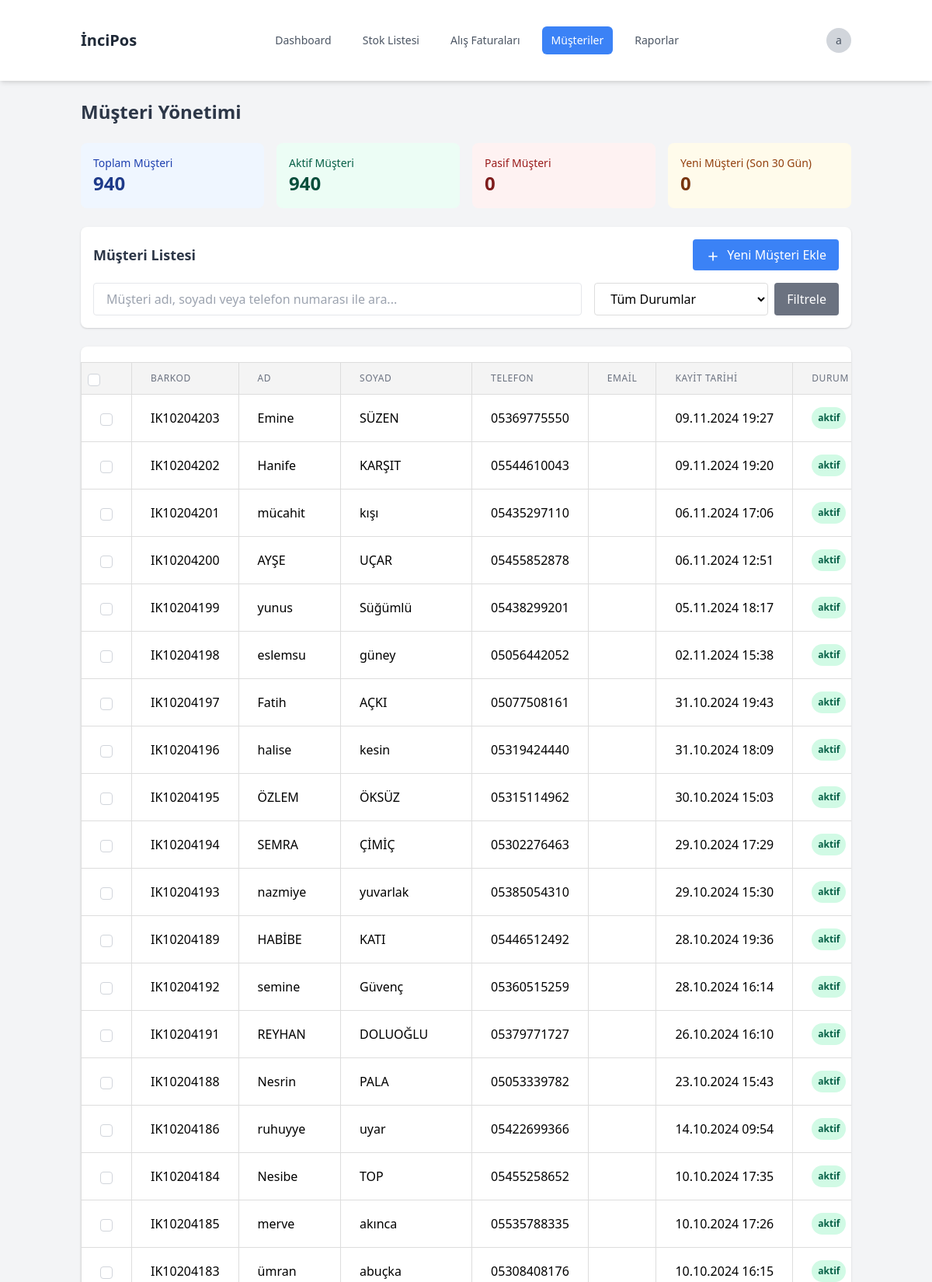
The page /admin/customers.php?page=3 (signed in, upper part) on the database its author committed.
### tables this page shows
CREATE TABLE `musteriler` (
  `id` int(11) NOT NULL,
  `ad` varchar(50) NOT NULL,
  `soyad` varchar(50) NOT NULL,
  `telefon` varchar(15) NOT NULL,
  `email` varchar(100) DEFAULT NULL,
  `kayit_tarihi` datetime DEFAULT current_timestamp(),
  `barkod` varchar(255) DEFAULT NULL,
  `sms_aktif` tinyint(1) DEFAULT 1,
  `durum` enum('aktif','pasif') DEFAULT 'aktif'
);

### admin/customers.php (the view, shortened to what this page needs)
<?php
include 'header.php';
require_once 'db_connection.php';
$active_query = "SELECT COUNT(*) as total FROM musteriler WHERE durum = 'aktif'";
$active_customers = $conn->query($active_query)->fetch(PDO::FETCH_ASSOC)['total'];
$inactive_query = "SELECT COUNT(*) as total FROM musteriler WHERE durum = 'pasif'";
$inactive_customers = $conn->query($inactive_query)->fetch(PDO::FETCH_ASSOC)['total'];
$new_customers_query = "SELECT COUNT(*) as total FROM musteriler WHERE kayit_tarihi >= DATE_SUB(NOW(), INTERVAL 30 DAY)";
$new_customers = $conn->query($new_customers_query)->fetch(PDO::FETCH_ASSOC)['total'];
$selected_columns = $_SESSION['customer_selected_columns'];
$items_per_page = $_SESSION['customer_items_per_page'] ?? 50;
if (!in_array('id', $selected_columns)) {
    $selected_columns[] = 'id';
}
$search_column = isset($_GET['search_column']) ? $_GET['search_column'] : '';
$search_term = isset($_GET['search_term']) ? $_GET['search_term'] : '';
$total_customers_query = "SELECT COUNT(*) AS total_customers FROM musteriler";
$stmt = $conn->prepare($total_customers_query);
$stmt->execute();
$total_customers = $stmt->fetch(PDO::FETCH_ASSOC)['total_customers'];
$current_page = isset($_GET['page']) ? (int)$_GET['page'] : 1;
$offset = ($current_page - 1) * $items_per_page;
function createCustomerTable($conn, $selected_columns, $items_per_page, $offset, $search_column, $search_term) {
    $visible_columns = array_filter($selected_columns, function($col) {
        return $col !== 'id';
    });
    $where_conditions = [];
    $params = [];
    $where_clause = !empty($where_conditions) ? " WHERE " . implode(' AND ', $where_conditions) : '';
    $columns_str = implode(', ', array_map(function($col) {
        return "m.$col";
    }, $selected_columns));
    $columns_str .= ", mp.puan_bakiye, mp.puan_oran, mp.musteri_turu";
    $query = "
        SELECT $columns_str
        FROM musteriler m
        LEFT JOIN musteri_puanlar mp ON m.id = mp.musteri_id
        $where_clause
        ORDER BY m.id DESC
        LIMIT :limit OFFSET :offset
    ";
    $stmt = $conn->prepare($query);
    $stmt->bindValue(':limit', (int)$items_per_page, PDO::PARAM_INT);
    $stmt->bindValue(':offset', (int)$offset, PDO::PARAM_INT);
    $stmt->execute();
    $table = "<table class='min-w-full divide-y divide-gray-200'>";
    $table .= "<thead class='bg-gray-50'><tr>";
    $table .= '<th class="w-4">
        <input type="checkbox"
               id="selectAll"
               class="form-checkbox h-4 w-4 text-blue-600 rounded border-gray-300"
               onclick="toggleAllCustomers(this)">
    </th>';
    foreach ($visible_columns as $column) {
        $table .= "<th class='px-6 py-3 text-left text-xs font-medium text-gray-500 uppercase tracking-wider'>"
                 . ucfirst(str_replace('_', ' ', $column))
                 . "</th>";
    }
    $table .= "<th class='px-6 py-3 text-left text-xs font-medium text-gray-500 uppercase tracking-wider'>Puan Bakiye</th>";
    $table .= "<th class='px-6 py-3 text-left text-xs font-medium text-gray-500 uppercase tracking-wider'>Eylemler</th>";
    $table .= "</tr></thead>";
    $table .= "<tbody class='bg-white divide-y divide-gray-200'>";
    while ($row = $stmt->fetch(PDO::FETCH_ASSOC)) {
        $table .= "<tr class='customer-row hover:bg-gray-50' data-customer='" . htmlspecialchars(json_encode($row)) . "'>";
        $table .= '<td class="w-4 px-6 py-4">
            <input type="checkbox"
                   name="selected_customers[]"
                   value="'.$row['id'].'"
                   class="form-checkbox h-4 w-4 text-blue-600 rounded border-gray-300">
        </td>';
        foreach ($visible_columns as $column) {
            $value = $row[$column] ?? '';
            if ($column === 'durum') {
                $statusClass = $value === 'aktif' ? 'bg-green-100 text-green-800' : 'bg-red-100 text-red-800';
                $value = '<span class="px-2 py-1 inline-flex text-xs leading-5 font-semibold rounded-full '.$statusClass.'">'.$value.'</span>';
            } elseif ($column === 'kayit_tarihi' && !empty($value)) {
                $value = date('d.m.Y H:i', strtotime($value));
            }
            $table .= "<td class='px-6 py-4 whitespace-nowrap'>" . $value . "</td>";
        }
        $table .= "<td class='px-6 py-4 whitespace-nowrap'>" .
                 '<span class="text-green-600 font-semibold">' .
                 number_format($row['puan_bakiye'] ?? 0, 2, ',', '.') .
                 ' Puan</span>' .
                 "</td>";
        $table .= "<td class='px-6 py-4 whitespace-nowrap'>
            <div class='flex items-center space-x-2'>
                <button onclick='editCustomer({$row['id']})'
                        class='text-blue-600 hover:text-blue-800 tooltip'
                        data-tooltip='Düzenle'>
                    <svg class='w-5 h-5' fill='none' stroke='currentColor' viewBox='0 0 24 24'>
                        <path stroke-linecap='round' stroke-linejoin='round' stroke-width='2'
                              d='M15.232 5.232l3.536 3.536m-2.036-5.036a2.5 2.5 0 113.536 3.536L6.5 21.036H3v-3.572L16.732 3.732z'/>
                    </svg>
                </button>
                <button onclick='viewCustomerPoints({$row['id']})'
                        class='text-green-600 hover:text-green-800 tooltip'
                        data-tooltip='Puan İşlemleri'>
                    <svg class='w-5 h-5' fill='none' stroke='currentColor' viewBox='0 0 24 24'>
                        <path stroke-linecap='round' stroke-linejoin='round' stroke-width='2'
                              d='M12 8c-1.657 0-3 .895-3 2s1.343 2 3 2 3 .895 3 2-1.343 2-3 2m0-8c1.11 0 2.08.402 2.599 1M12 8V7m0 1v8m0 0v1m0-1c-1.11 0-2.08-.402-2.599-1M21 12a9 9 0 11-18 0 9 9 0 0118 0z'/>
                    </svg>
                </button>
                <button onclick='showCustomerHistory({$row['id']})'
                        class='text-purple-600 hover:text-purple-800 tooltip'
                        data-tooltip='İşlem Geçmişi'>
                    <svg class='w-5 h-5' fill='none' stroke='currentColor' viewBox='0 0 24 24'>
                        <path stroke-linecap='round' stroke-linejoin='round' stroke-width='2'
                              d='M12 8v4l3 3m6-3a9 9 0 11-18 0 9 9 0 0118 0z'/>
                    </svg>
                </button>
                <button onclick='deleteCustomer({$row['id']})'
                        class='text-red-600 hover:text-red-800 tooltip'
                        data-tooltip='Sil'>
                    <svg class='w-5 h-5' fill='none' stroke='currentColor' viewBox='0 0 24 24'>
                        <path stroke-linecap='round' stroke-linejoin='round' stroke-width='2'
                              d='M19 7l-.867 12.142A2 2 0 0116.138 21H7.862a2 2 0 01-1.995-1.858L5 7m5 4v6m4-6v6m1-10V4a1 1 0 00-1-1h-4a1 1 0 00-1 1v3M4 7h16'/>
                    </svg>
                </button>
            </div>
        </td>";
        $table .= "</tr>";
    }
    $table .= "</tbody></table>";
    return $table;
}
$table_html = createCustomerTable($conn, $selected_columns, $items_per_page, $offset, $search_column, $search_term);
?>
<!DOCTYPE html>
<html lang="tr">
<head>
    <link rel="stylesheet" href="/assets/css/style.css">
    <link href="https://cdn.jsdelivr.net/npm/tailwindcss@2.2.19/dist/tailwind.min.css" rel="stylesheet">
    <link rel="stylesheet" href="https://cdn.jsdelivr.net/npm/sweetalert2@11/dist/sweetalert2.min.css">
</head>
<body>
    <div class="container mx-auto px-4 py-8">
        <h1 class="text-2xl font-bold mb-6">Müşteri Yönetimi</h1>
        <div class="grid grid-cols-1 md:grid-cols-4 gap-4 mb-6">
            <div class="bg-blue-50 p-4 rounded-lg">
                <h3 class="text-sm font-medium text-blue-800">Toplam Müşteri</h3>
                <p class="text-2xl font-bold text-blue-900"><?php echo number_format($total_customers, 0, ',', '.'); ?></p>
            </div>
            <div class="bg-green-50 p-4 rounded-lg">
                <h3 class="text-sm font-medium text-green-800">Aktif Müşteri</h3>
                <p class="text-2xl font-bold text-green-900"><?php echo number_format($active_customers, 0, ',', '.'); ?></p>
            </div>
            <div class="bg-red-50 p-4 rounded-lg">
                <h3 class="text-sm font-medium text-red-800">Pasif Müşteri</h3>
                <p class="text-2xl font-bold text-red-900"><?php echo number_format($inactive_customers, 0, ',', '.'); ?></p>
            </div>
            <div class="bg-yellow-50 p-4 rounded-lg">
                <h3 class="text-sm font-medium text-yellow-800">Yeni Müşteri (Son 30 Gün)</h3>
                <p class="text-2xl font-bold text-yellow-900"><?php echo number_format($new_customers, 0, ',', '.'); ?></p>
            </div>
        </div>
        <div class="bg-white p-4 rounded-lg shadow mb-6">
            <div class="flex justify-between items-center mb-4">
                <h2 class="text-lg font-semibold">Müşteri Listesi</h2>
                <button id="addCustomerBtn" class="bg-blue-500 hover:bg-blue-600 text-white px-4 py-2 rounded">
                    <svg class="w-5 h-5 inline-block mr-1" fill="none" stroke="currentColor" viewBox="0 0 24 24">
                        <path stroke-linecap="round" stroke-linejoin="round" stroke-width="2" d="M12 6v6m0 0v6m0-6h6m-6 0H6"></path>
                    </svg>
                    Yeni Müşteri Ekle
                </button>
            </div>
            <div class="flex flex-col md:flex-row gap-4">
                <div class="md:w-2/3">
                    <input type="text" id="customerSearch" placeholder="Müşteri adı, soyadı veya telefon numarası ile ara..."
                           class="w-full px-4 py-2 border rounded focus:outline-none focus:ring-2 focus:ring-blue-500">
                </div>
                <div class="md:w-1/3 flex gap-2">
                    <select id="customerStatus" class="w-full px-4 py-2 border rounded focus:outline-none focus:ring-2 focus:ring-blue-500">
                        <option value="">Tüm Durumlar</option>
                    </select>
                    <button id="filterBtn" class="bg-gray-500 hover:bg-gray-600 text-white px-4 py-2 rounded">Filtrele</button>
                </div>
            </div>
        </div>
        <div id="customerTableContainer" class="bg-white rounded-lg shadow overflow-hidden mb-6">
            <?php echo $table_html; ?>
        </div>
    </div>
    <?php
    include 'footer.php';
    ?>
</body>
</html>

### admin/header.php (shortened to what this page needs)
<?php
require_once 'db_connection.php';
$stmt = $conn->prepare("SELECT * FROM admin_user WHERE id = ?");
$stmt->execute([$_SESSION['user_id']]);
$user = $stmt->fetch(PDO::FETCH_ASSOC);
$current_page = basename($_SERVER['PHP_SELF']);
?>
<!DOCTYPE html>
<html lang="tr">
<head>
    <link rel="stylesheet" href="assets/css/style.css">
    <link href="https://cdn.jsdelivr.net/npm/tailwindcss@2.2.19/dist/tailwind.min.css" rel="stylesheet">
    <link rel="stylesheet" href="https://cdn.jsdelivr.net/npm/sweetalert2@11/dist/sweetalert2.min.css">
</head>
<body class="bg-gray-100 min-h-screen flex flex-col">
    <div class="flex-grow flex flex-col">
    <header id="header" class="bg-white shadow-md fixed top-0 left-0 right-0 z-50">
        <div class="container mx-auto px-4">
            <div class="flex justify-between items-center h-16">
                <div class="flex items-center">
                    <a href="admin_dashboard.php" class="flex items-center">
                        <span class="text-xl font-bold text-gray-800">İnciPos</span>
                    </a>
                </div>
                <nav class="hidden md:flex space-x-4">
                    <a href="admin_dashboard.php" class="<?php echo $current_page == 'admin_dashboard.php' ? 'bg-blue-500 text-white' : 'text-gray-600 hover:text-gray-900'; ?> px-3 py-2 rounded-md text-sm font-medium">
                        Dashboard
                    </a>
                    <a href="stock_list.php" class="<?php echo $current_page == 'stock_list.php' ? 'bg-blue-500 text-white' : 'text-gray-600 hover:text-gray-900'; ?> px-3 py-2 rounded-md text-sm font-medium">
                        Stok Listesi
                    </a>
                    <a href="purchase_invoices.php" class="<?php echo $current_page == 'purchase_invoices.php' ? 'bg-blue-500 text-white' : 'text-gray-600 hover:text-gray-900'; ?> px-3 py-2 rounded-md text-sm font-medium">
                        Alış Faturaları
                    </a>
                    <a href="customers.php" class="<?php echo $current_page == 'customers.php' ? 'bg-blue-500 text-white' : 'text-gray-600 hover:text-gray-900'; ?> px-3 py-2 rounded-md text-sm font-medium">
                        Müşteriler
                    </a><a href="reports.php" class="<?php echo $current_page == 'reports.php' ? 'bg-blue-500 text-white' : 'text-gray-600 hover:text-gray-900'; ?> px-3 py-2 rounded-md text-sm font-medium">
                        Raporlar
                    </a>
                </nav>
                <div class="flex items-center">
                    <div class="relative ml-3">
                        <div>
                            <button type="button" class="flex text-sm rounded-full focus:outline-none" id="user-menu-button">
                                <div class="h-8 w-8 rounded-full bg-gray-300 flex items-center justify-center">
                                    <span class="text-sm font-medium text-gray-600">
                                        <?php echo substr($user['kullanici_adi'], 0, 1); ?>
                                    </span>
                                </div>
                            </button>
                        </div>
                    </div>
                </div>
            </div>
        </div>
    </header>
    <div style="" class="pt-24">

### admin/assets/css/style.css (style rules this page uses)
#header { z-index:9999; }
.container { padding: 20px; max-width: 1200px; margin: 0 auto; }
table { width: 100%; border-collapse: collapse; margin-top: 20px; }
th, td { padding: 8px; text-align: left; border: 1px solid #ddd; }
th { background-color: #f4f4f4; }
select { padding: 8px; border: 1px solid #ddd; border-radius: 4px; background-color: white; margin-left: 10px; cursor: pointer; }
h1, h2, h3 { color: #2d3748; margin-bottom: 1rem; }
h3 { font-size: 1rem; font-weight: 500; margin-top: 15px; }
.form-checkbox { appearance: none; padding: 0; -webkit-print-color-adjust: exact; color-adjust: exact; display: inline-block; vertical-align: middle; background-origin: border-box; user-select: none; flex-shrink: 0; height: 1rem; width: 1rem; color: #3b82f6; background-color: #fff; border: 1px solid #d1d5db; border-radius: 0.25rem; }
.text-left { text-align: left; }
.text-sm { font-size: 0.875rem; }
.font-medium { font-weight: 500; }
input[type="checkbox"] { pointer-events: auto; position: relative; z-index: 1; }
.gap-4 { gap: 1rem; }

### rows shown on the page
musteriler: barkod "IK10204203", ad "Emine", soyad "SÜZEN", telefon "05369775550", kayit_tarihi "09.11.2024 19:27", durum "aktif"
musteriler: barkod "IK10204202", ad "Hanife", soyad "KARŞIT", telefon "05544610043", kayit_tarihi "09.11.2024 19:20", durum "aktif"
musteriler: barkod "IK10204201", ad "mücahit", soyad "kışı", telefon "05435297110", kayit_tarihi "06.11.2024 17:06", durum "aktif"
musteriler: barkod "IK10204200", ad "AYŞE", soyad "UÇAR", telefon "05455852878", kayit_tarihi "06.11.2024 12:51", durum "aktif"
musteriler: barkod "IK10204199", ad "yunus", soyad "Süğümlü", telefon "05438299201", kayit_tarihi "05.11.2024 18:17", durum "aktif"
musteriler: barkod "IK10204198", ad "eslemsu", soyad "güney", telefon "05056442052", kayit_tarihi "02.11.2024 15:38", durum "aktif"
musteriler: barkod "IK10204197", ad "Fatih", soyad "AÇKI", telefon "05077508161", kayit_tarihi "31.10.2024 19:43", durum "aktif"
musteriler: barkod "IK10204196", ad "halise", soyad "kesin", telefon "05319424440", kayit_tarihi "31.10.2024 18:09", durum "aktif"
musteriler: barkod "IK10204195", ad "ÖZLEM", soyad "ÖKSÜZ", telefon "05315114962", kayit_tarihi "30.10.2024 15:03", durum "aktif"
musteriler: barkod "IK10204194", ad "SEMRA", soyad "ÇİMİÇ", telefon "05302276463", kayit_tarihi "29.10.2024 17:29", durum "aktif"
musteriler: barkod "IK10204193", ad "nazmiye", soyad "yuvarlak", telefon "05385054310", kayit_tarihi "29.10.2024 15:30", durum "aktif"
musteriler: barkod "IK10204189", ad "HABİBE", soyad "KATI", telefon "05446512492", kayit_tarihi "28.10.2024 19:36", durum "aktif"
musteriler: barkod "IK10204192", ad "semine", soyad "Güvenç", telefon "05360515259", kayit_tarihi "28.10.2024 16:14", durum "aktif"
musteriler: barkod "IK10204191", ad "REYHAN", soyad "DOLUOĞLU", telefon "05379771727", kayit_tarihi "26.10.2024 16:10", durum "aktif"
musteriler: barkod "IK10204188", ad "Nesrin", soyad "PALA", telefon "05053339782", kayit_tarihi "23.10.2024 15:43", durum "aktif"
musteriler: barkod "IK10204186", ad "ruhuyye", soyad "uyar", telefon "05422699366", kayit_tarihi "14.10.2024 09:54", durum "aktif"
musteriler: barkod "IK10204184", ad "Nesibe", soyad "TOP", telefon "05455258652", kayit_tarihi "10.10.2024 17:35", durum "aktif"
musteriler: barkod "IK10204185", ad "merve", soyad "akınca", telefon "05535788335", kayit_tarihi "10.10.2024 17:26", durum "aktif"
musteriler: barkod "IK10204183", ad "ümran", soyad "abuçka", telefon "05308408176", kayit_tarihi "10.10.2024 16:15", durum "aktif"

### other values the page prints
substr($user['kullanici_adi'], 0, 1) "a"
$total_customers "940"
$active_customers "940"
$inactive_customers "0"
$new_customers "0"
str_replace('_', ' ', $column) "BARKOD"
str_replace('_', ' ', $column) "AD"
str_replace('_', ' ', $column) "SOYAD"
str_replace('_', ' ', $column) "TELEFON"
str_replace('_', ' ', $column) "EMAIL"
str_replace('_', ' ', $column) "KAYIT TARIHI"
str_replace('_', ' ', $column) "DURUM"
